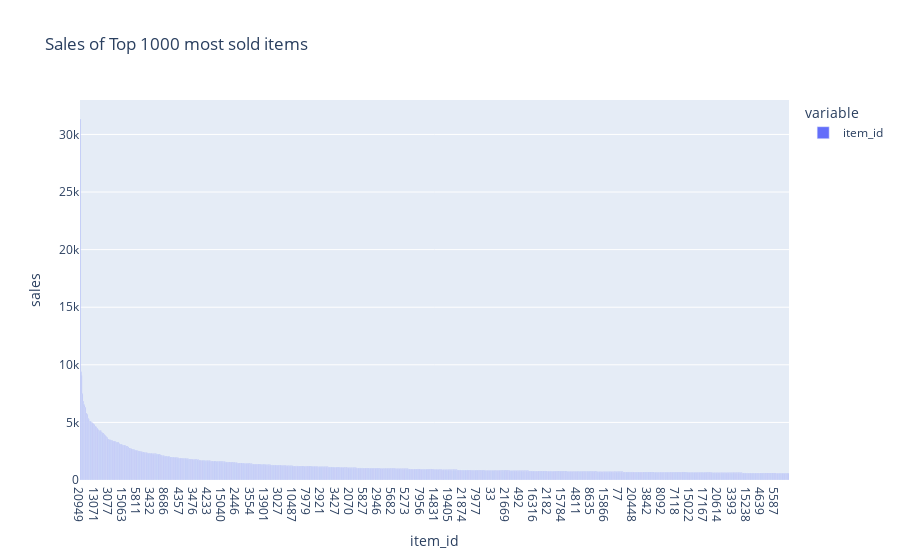

Notebook code cell kept with this figure:
### Markdown cell above
## Item ID

### Code cell
sales.item_id.value_counts().head(1000).plot.bar(
    title="Sales of Top 1000 most sold items",
    labels={"value": "sales", "index": "item_id"},
).update_layout(xaxis={"type": "category"})

### Figure 1 — Plotly figure (JSON) as saved in the notebook; plotly's stock layout.template omitted (floating-point values rounded to 4 significant figures; data arrays with more than 128 entries replaced by an {"elided": "..."} marker saying what was removed)
{"data": [{"alignmentgroup": "True", "hovertemplate": "variable=item_id<br>item_id=%{x}<br>sales=%{y}<extra></extra>", "legendgroup": "item_id", "marker": {"color": "#636efa"}, "name": "item_id", "offsetgroup": "item_id", "orientation": "v", "showlegend": true, "textposition": "auto", "type": "bar", "x": {"elided": "1000 int values"}, "xaxis": "x", "y": {"elided": "1000 int values"}, "yaxis": "y"}], "layout": {"barmode": "relative", "legend": {"title": {"text": "variable"}, "tracegroupgap": 0}, "title": {"text": "Sales of Top 1000 most sold items"}, "xaxis": {"anchor": "y", "domain": [0, 1], "title": {"text": "item_id"}, "type": "category"}, "yaxis": {"anchor": "x", "domain": [0, 1], "title": {"text": "sales"}}}}
